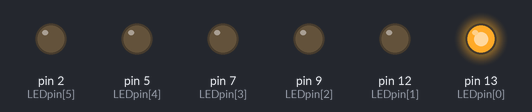
This sketch was run on a simulated Arduino Uno, built with avr-gcc and run on an emulated ATmega328P. Shown: output pins drawn as LEDs (lit = HIGH).

Above: at 0.2 s.
At 0.7 s:
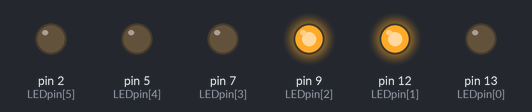
At 1.7 s:
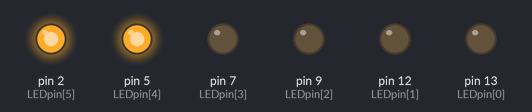
At 2.6 s:
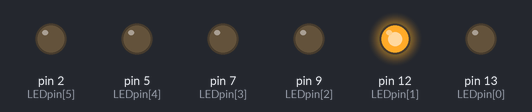
At 3.6 s:
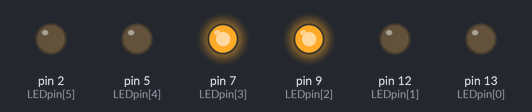
At 5.5 s:
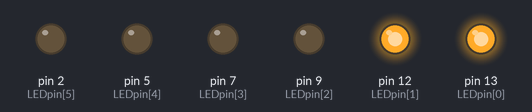
Timing chart, 0 to 6.0 s (numbered marks = the images above):
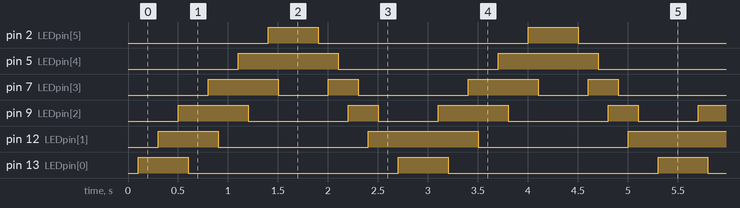

Measured:
- by itself, pin 2 (LEDpin[5]), pin 13 (LEDpin[0]): alternates HIGH for 0.50 s and LOW for 2.1 s
- by itself, pin 5 (LEDpin[4]): alternates HIGH for 1.0 s and LOW for 1.6 s
- by itself, pin 7 (LEDpin[3]): repeats every 2.6 s: LOW 0.50 s, HIGH 0.30 s, LOW 1.1 s, HIGH 0.70 s
- by itself, pin 9 (LEDpin[2]): repeats every 2.6 s: LOW 1.0 s, HIGH 0.30 s, LOW 0.60 s, HIGH 0.70 s
- by itself, pin 12 (LEDpin[1]): repeats every 2.6 s: LOW 1.5 s, HIGH 1.1 s

The sketch:

Larson_Scanner.ino
```cpp
int LEDpin[] = {13,12,9,7,5,2}; //pins in use
int delayTime = 100;

void setup()
{
  for (int i = 0;i < 6;i++)
  {
    pinMode(LEDpin[i], OUTPUT); //initiate pins
  }
}

void loop()
{
  for ( int i = 0;i < 6;i++ )
  {
    delay(delayTime);
    digitalWrite(LEDpin[i],HIGH); //on
    delay(delayTime);
    if ( i >= 2 )
    {
      digitalWrite(LEDpin[i-2],LOW); //off
      delay(delayTime);
    }
  }
  for ( int j = 6;j > 0;j--)
  {
    digitalWrite(LEDpin[j],HIGH); //on
    delay(delayTime);
    if ( j <= 4)
    {
      digitalWrite(LEDpin[j+1],LOW); //off
      delay(delayTime);
    }
  }
}
```
